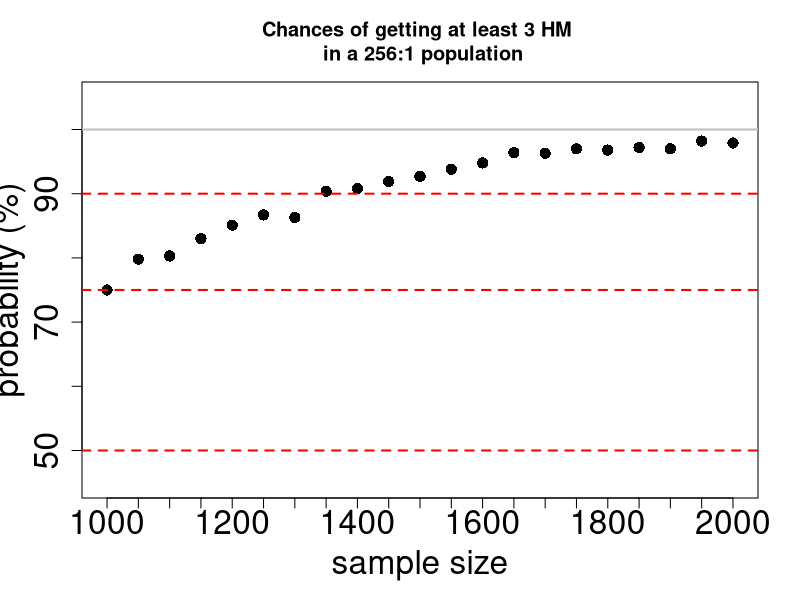

The R source for this figure:
library(dplyr)
## probobility problem
## in a 2:1 segeration population, how many do you have to pick to get 
## at least 1 of the minority.
## 
## 

## settings
popsize <- 100000
labels <- c("HT", "HM")
ratio <- c(256,1)
wanted <- "HM"
min_sample_size <- 1000
max_sample_size <- 2000
step <- 50
ntarget <- 3

ntest <- 1000

## 
pop <- unname(unlist(mapply(rep, labels, ratio)))
pop <- rep(pop, floor(popsize/sum(ratio)))

## 3:1 segragation
# range <- min_sample_size:max_sample_size
range <- seq(min_sample_size, max_sample_size, step)
probabilities <- vector(length = length(range))
names(probabilities) <- range
result <- matrix(ncol = length(range), nrow = ntest)
colnames(result) <- range
for(ss in range) {
    idx <- (ss - min_sample_size)/step + 1
    for(t in 1:ntest) {
        sel <- sample(pop, ss, replace = F)
        result[t, idx] <- sum(sel == wanted)
    }
    probabilities[idx] <- mean(result[,idx] >= ntarget) * 100
}
x <- names(probabilities) %>% as.numeric()
plot(x, probabilities, 
     xaxt = "n",
     yaxt = "n",
     #breaks = seq(from = min_sample_size, to = max_sample_size, by = 20), 
     ylim = c(45,105), pty = "l", pch = 16, 
     ylab = "probability (%)", 
     xlab = "sample size",
     cex = 1.5, cex.lab = 2)
axis(side = 1, at = seq(from = min_sample_size, to = max_sample_size, by = step), cex.axis = 2)
axis(side = 2, at = seq(from = 50, to = 100, by = 10), cex.axis = 2)
title(main = sprintf("Chances of getting at least %d %s \n in a %s population", 
                     ntarget, wanted, paste0(ratio, collapse = ":")))
# text(1:length(probabilities), probabilities + 5, cex = 0.75,
#      labels = sprintf("%.1f%%", probabilities))
abline(h = 100, col = "gray75", lwd = 2)
abline(h = 90, col = "red", lty = 2, lwd = 2)
abline(h = 75, col = "red", lty = 2, lwd = 2)
abline(h = 50, col = "red", lty = 2, lwd = 2)
